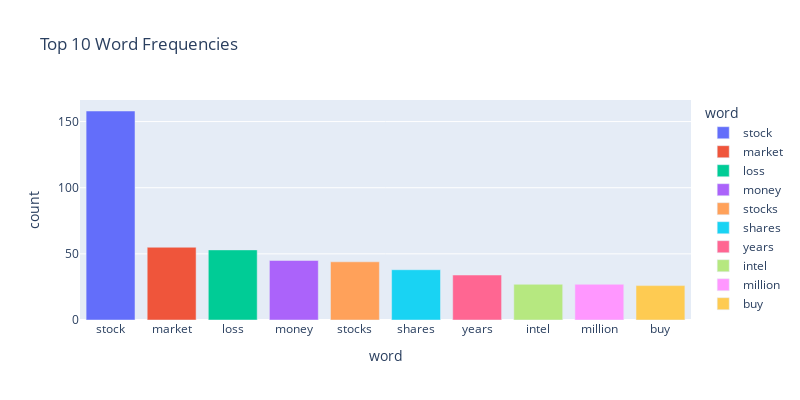

Write notebook code for a chart like this one.
### Code cell
import plotly.express as px

#data = {'word': ['stock', 'market', 'loss', 'money', 'stocks'], 'count': [158, 55, 53, 45, 44]}
fig = px.bar(temp, x='word', y='count', color='word', title='Top 10 Word Frequencies',width= 800,height=400)
fig.show()

### Figure 1 — Plotly figure (JSON) as saved in the notebook; plotly's stock layout.template omitted (floating-point values rounded to 4 significant figures)
{"data": [{"alignmentgroup": "True", "hovertemplate": "word=%{x}<br>count=%{y}<extra></extra>", "legendgroup": "stock", "marker": {"color": "#636efa", "pattern": {"shape": ""}}, "name": "stock", "offsetgroup": "stock", "orientation": "v", "showlegend": true, "textposition": "auto", "type": "bar", "x": ["stock"], "xaxis": "x", "y": [158], "yaxis": "y"}, {"alignmentgroup": "True", "hovertemplate": "word=%{x}<br>count=%{y}<extra></extra>", "legendgroup": "market", "marker": {"color": "#EF553B", "pattern": {"shape": ""}}, "name": "market", "offsetgroup": "market", "orientation": "v", "showlegend": true, "textposition": "auto", "type": "bar", "x": ["market"], "xaxis": "x", "y": [55], "yaxis": "y"}, {"alignmentgroup": "True", "hovertemplate": "word=%{x}<br>count=%{y}<extra></extra>", "legendgroup": "loss", "marker": {"color": "#00cc96", "pattern": {"shape": ""}}, "name": "loss", "offsetgroup": "loss", "orientation": "v", "showlegend": true, "textposition": "auto", "type": "bar", "x": ["loss"], "xaxis": "x", "y": [53], "yaxis": "y"}, {"alignmentgroup": "True", "hovertemplate": "word=%{x}<br>count=%{y}<extra></extra>", "legendgroup": "money", "marker": {"color": "#ab63fa", "pattern": {"shape": ""}}, "name": "money", "offsetgroup": "money", "orientation": "v", "showlegend": true, "textposition": "auto", "type": "bar", "x": ["money"], "xaxis": "x", "y": [45], "yaxis": "y"}, {"alignmentgroup": "True", "hovertemplate": "word=%{x}<br>count=%{y}<extra></extra>", "legendgroup": "stocks", "marker": {"color": "#FFA15A", "pattern": {"shape": ""}}, "name": "stocks", "offsetgroup": "stocks", "orientation": "v", "showlegend": true, "textposition": "auto", "type": "bar", "x": ["stocks"], "xaxis": "x", "y": [44], "yaxis": "y"}, {"alignmentgroup": "True", "hovertemplate": "word=%{x}<br>count=%{y}<extra></extra>", "legendgroup": "shares", "marker": {"color": "#19d3f3", "pattern": {"shape": ""}}, "name": "shares", "offsetgroup": "shares", "orientation": "v", "showlegend": true, "textposition": "auto", "type": "bar", "x": ["shares"], "xaxis": "x", "y": [38], "yaxis": "y"}, {"alignmentgroup": "True", "hovertemplate": "word=%{x}<br>count=%{y}<extra></extra>", "legendgroup": "years", "marker": {"color": "#FF6692", "pattern": {"shape": ""}}, "name": "years", "offsetgroup": "years", "orientation": "v", "showlegend": true, "textposition": "auto", "type": "bar", "x": ["years"], "xaxis": "x", "y": [34], "yaxis": "y"}, {"alignmentgroup": "True", "hovertemplate": "word=%{x}<br>count=%{y}<extra></extra>", "legendgroup": "intel", "marker": {"color": "#B6E880", "pattern": {"shape": ""}}, "name": "intel", "offsetgroup": "intel", "orientation": "v", "showlegend": true, "textposition": "auto", "type": "bar", "x": ["intel"], "xaxis": "x", "y": [27], "yaxis": "y"}, {"alignmentgroup": "True", "hovertemplate": "word=%{x}<br>count=%{y}<extra></extra>", "legendgroup": "million", "marker": {"color": "#FF97FF", "pattern": {"shape": ""}}, "name": "million", "offsetgroup": "million", "orientation": "v", "showlegend": true, "textposition": "auto", "type": "bar", "x": ["million"], "xaxis": "x", "y": [27], "yaxis": "y"}, {"alignmentgroup": "True", "hovertemplate": "word=%{x}<br>count=%{y}<extra></extra>", "legendgroup": "buy", "marker": {"color": "#FECB52", "pattern": {"shape": ""}}, "name": "buy", "offsetgroup": "buy", "orientation": "v", "showlegend": true, "textposition": "auto", "type": "bar", "x": ["buy"], "xaxis": "x", "y": [26], "yaxis": "y"}], "layout": {"barmode": "relative", "height": 400, "legend": {"title": {"text": "word"}, "tracegroupgap": 0}, "title": {"text": "Top 10 Word Frequencies"}, "width": 800, "xaxis": {"anchor": "y", "categoryarray": ["stock", "market", "loss", "money", "stocks", "shares", "years", "intel", "million", "buy"], "categoryorder": "array", "domain": [0, 1], "title": {"text": "word"}}, "yaxis": {"anchor": "x", "domain": [0, 1], "title": {"text": "count"}}}}
